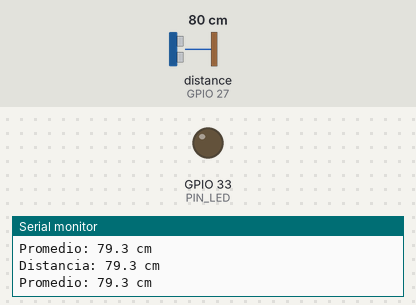
Recording of a sketch running on a simulated ESP32. Shown: output pins drawn as LEDs (lit = HIGH), the last lines printed to the serial monitor. Wiring (inferred from the names in the program): ultrasonic range finder: trigger GPIO 26; echo GPIO 27. The test bench sets the inputs (shaded band); at power-on: distance to the obstacle (sensor on GPIO 27) 80 cm. The echo pulse lasts 58.3 µs per cm; WiFi joins after 1.5 s; servers stay silent unless stated; uploads are accepted with an empty reply; pins used as bus, display or sensor lines are not drawn.

Above: at 6.9 s.
7.0 s: distance to the obstacle (sensor on GPIO 27) set to 7 cm
10.0 s: distance to the obstacle (sensor on GPIO 27) set to 4 cm
At 11.4 s:
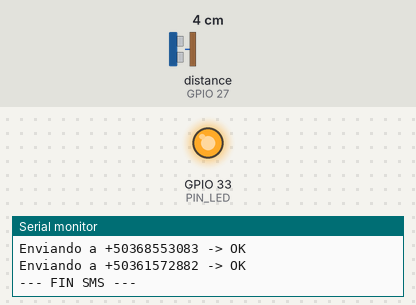
Timing chart, 0 to 13.0 s (numbered marks = the images above; inputs shaded):
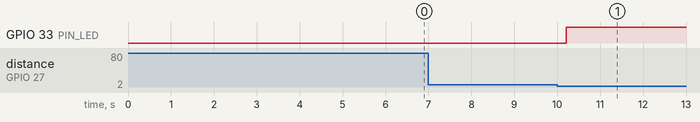

The sketch:

sis_alerta_inundaciones_api.ino
```cpp
#define TINY_GSM_MODEM_SIM800
#include <TinyGsmClient.h>
#include <WiFi.h>
#include <HTTPClient.h>
#include <ArduinoJson.h>

// ======== CONFIG WIFI ========
const char* WIFI_SSID = "GalaxyNote10+4181";
const char* WIFI_PASSWORD = "ismael23@gh22";

// ======== API ========
const char* API_BASE_URL = "http://192.168.60.176:8085/api/alertas/esp32";
const char* API_NUMEROS_URL = "http://192.168.60.176:8085/api/esp32/numeros-sms";

// ======== NÚMEROS DE EMERGENCIA ========
const char* NUMEROS_EMERGENCIA[] = {
  "+50368553083",
  "+50361572882"
};
const int TOTAL_EMERGENCIA = 2;

// Números dinamicos de API
String numerosTelefono[20];
int totalNumeros = 0;

// ======== SIM800 ========
HardwareSerial SerialGSM(1);
TinyGsm modem(SerialGSM);

// ======== PINES ========
#define SIM800_RX 16
#define SIM800_TX 17
#define PIN_TRIG 26
#define PIN_ECHO 27
#define PIN_LED 33

// ======== SENSOR ========
#define DISTANCIA_ALERTA 20
#define DISTANCIA_MAXIMA 400
#define DISTANCIA_MINIMA 2
#define NUMERO_LECTURAS 5
#define LECTURAS_CONSECUTIVAS 3
#define TIMEOUT_SENSOR 30000
#define INTERVALO_LECTURA 500

// ======== INFO DISPOSITIVO ========
const String DISPOSITIVO_ID = "ESP32-SENSOR-001";
const String UBICACION = "Zona Norte - Río Principal";

// ======== VARIABLES ========
float lecturas[NUMERO_LECTURAS];
int indice_lectura = 0;
int contador_alarma = 0;
bool alarma_activa = false;
float ultima_distancia = 0;
float ultimo_promedio = 0;
unsigned long ultima_lectura = 0;

bool wifi_conectado = false;
bool gsm_conectado = false;

/************************************************************
 *  SETUP
 ************************************************************/
void setup() {
  Serial.begin(115200);
  delay(1000);

  pinMode(PIN_TRIG, OUTPUT);
  pinMode(PIN_ECHO, INPUT);
  pinMode(PIN_LED, OUTPUT);
  digitalWrite(PIN_LED, LOW);

  Serial.println("\n=== SISTEMA DE INUNDACIONES INICIADO ===");

  for (int i = 0; i < NUMERO_LECTURAS; i++)
    lecturas[i] = -1;

  inicializarWiFi();
  inicializarModem();

  if (obtenerNumerosDesdeLaAPI()) {
    Serial.println("Números obtenidos desde API:");
    for (int i = 0; i < totalNumeros; i++)
      Serial.println(" - " + numerosTelefono[i]);
  } else {
    Serial.println("No se pudieron obtener números desde API.");
  }

  Serial.println("\nSistema listo.\n");
}

/************************************************************
 *  LOOP
 ************************************************************/
void loop() {
  if (WiFi.status() != WL_CONNECTED && wifi_conectado) {
    wifi_conectado = false;
    Serial.println("WiFi desconectado, reintentando...");
    inicializarWiFi();
  }

  unsigned long t = millis();
  if (t - ultima_lectura >= INTERVALO_LECTURA) {
    ultima_lectura = t;
    float distancia = medirDistancia();

    if (distancia > 0) {
      procesarLectura(distancia);
      ultima_distancia = distancia;
    } else {
      Serial.println("Lectura inválida.");
    }
  }
}

/************************************************************
 *  WIFI
 ************************************************************/
void inicializarWiFi() {
  Serial.print("Conectando a WiFi");
  WiFi.begin(WIFI_SSID, WIFI_PASSWORD);

  int intentos = 0;
  while (WiFi.status() != WL_CONNECTED && intentos < 20) {
    delay(500);
    Serial.print(".");
    intentos++;
  }

  if (WiFi.status() == WL_CONNECTED) {
    wifi_conectado = true;
    Serial.println("\nWiFi conectado!");
  } else {
    Serial.println("\nNo se pudo conectar a WiFi.");
  }
}

/************************************************************
 *  SIM800
 ************************************************************/
void inicializarModem() {
  Serial.println("\n--- Iniciando configuración del módem SIM800 ---");

  SerialGSM.begin(9600, SERIAL_8N1, SIM800_RX, SIM800_TX);
  delay(3000);

  Serial.println("Reiniciando módem...");
  modem.restart();
  String modemInfo = modem.getModemInfo();
  Serial.print("Info del Modem: ");
  Serial.println(modemInfo);

  Serial.print("Esperando red GSM (2G)...");
  if (!modem.waitForNetwork()) {
    Serial.println(" ERROR: No se detectó red GSM.");
    gsm_conectado = false;
    return;
  }
  Serial.println(" Red GSM detectada.");
  gsm_conectado = true;
}

/************************************************************
 *  OBTENER NÚMEROS DESDE API
 ************************************************************/
bool obtenerNumerosDesdeLaAPI() {
  if (!wifi_conectado) return false;

  HTTPClient http;
  http.begin(API_NUMEROS_URL);
  http.addHeader("Content-Type", "application/json");

  int code = http.GET();
  if (code != 200) {
    http.end();
    return false;
  }

  String json = http.getString();
  http.end();

  DynamicJsonDocument doc(2048);
  deserializeJson(doc, json);

  JsonArray arr = doc["numeros"].as<JsonArray>();
  if (arr.isNull()) return false;

  totalNumeros = 0;
  for (JsonVariant v : arr) {
    if (totalNumeros < 20) {
      numerosTelefono[totalNumeros] = v.as<String>();
      totalNumeros++;
    }
  }

  return true;
}

/************************************************************
 *  ENVÍO DE SMS (API + EMERGENCIA)
 ************************************************************/
void enviarSMS(String mensaje) {
  Serial.println("\n--- ENVIANDO SMS ---");

  // 1. Enviar a números API (si los hay)
  if (totalNumeros > 0) {
    Serial.println("Enviando a números de API:");
    for (int i = 0; i < totalNumeros; i++) {
      const char* numero = numerosTelefono[i].c_str();

      Serial.print("Enviando a ");
      Serial.print(numero);

      bool enviado = modem.sendSMS(numero, mensaje);

      if (enviado) {
        Serial.println(" -> OK");
      } else {
        Serial.println(" -> FALLÓ (Saldo o cobertura).");
      }
      delay(500); // Pausa entre envíos
    }
  }

  // 2. Enviar SIEMPRE a números de emergencia
  Serial.println("Enviando a números de EMERGENCIA:");
  for (int i = 0; i < TOTAL_EMERGENCIA; i++) {
    const char* numero = NUMEROS_EMERGENCIA[i];

    Serial.print("Enviando a ");
    Serial.print(numero);

    bool enviado = modem.sendSMS(numero, mensaje);

    if (enviado) {
      Serial.println(" -> OK");
    } else {
      Serial.println(" -> FALLÓ (Saldo o cobertura).");
    }
    delay(500); // Pausa entre envíos
  }

  Serial.println("--- FIN SMS ---\n");
}

/************************************************************
 *  ENVÍO A API (EMAIL)
 ************************************************************/
void enviarDatosAPI(String tipoAlerta, float distancia, String mensaje) {
  if (!wifi_conectado) return;

  HTTPClient http;
  http.begin(API_BASE_URL);
  http.addHeader("Content-Type", "application/json");

  DynamicJsonDocument doc(1024);
  doc["tipo"] = tipoAlerta;
  doc["mensaje"] = mensaje;
  doc["distanciaDetectada"] = distancia;
  doc["ubicacion"] = UBICACION;
  doc["dispositivoId"] = DISPOSITIVO_ID;

  String payload;
  serializeJson(doc, payload);

  int code = http.POST(payload);
  Serial.println("API Response: " + String(code));

  http.end();
}

/************************************************************
 *  SENSOR
 ************************************************************/
float medirDistancia() {
  digitalWrite(PIN_TRIG, LOW);
  delayMicroseconds(2);
  digitalWrite(PIN_TRIG, HIGH);
  delayMicroseconds(10);
  digitalWrite(PIN_TRIG, LOW);

  long duracion = pulseIn(PIN_ECHO, HIGH, TIMEOUT_SENSOR);
  if (duracion == 0) return -1;

  float distancia = duracion * 0.034 / 2;
  if (distancia < DISTANCIA_MINIMA || distancia > DISTANCIA_MAXIMA) return -1;

  return distancia;
}

/************************************************************
 *  PROCESO DE ALERTAS
 ************************************************************/
void procesarLectura(float distancia) {
  Serial.print("Distancia: ");
  Serial.print(distancia, 1);
  Serial.println(" cm");

  lecturas[indice_lectura] = distancia;
  indice_lectura = (indice_lectura + 1) % NUMERO_LECTURAS;

  float promedio = calcularPromedio();
  ultimo_promedio = promedio;

  Serial.print("Promedio: ");
  Serial.print(promedio, 1);
  Serial.println(" cm");

  if (promedio > 0 && promedio <= DISTANCIA_ALERTA) {
    contador_alarma++;

    if (contador_alarma >= LECTURAS_CONSECUTIVAS && !alarma_activa)
      activarAlarma();

  } else {
    if (contador_alarma > 0) contador_alarma--;
    if (contador_alarma == 0 && alarma_activa)
      desactivarAlarma();
  }
}

float calcularPromedio() {
  float suma = 0;
  int validas = 0;

  for (int i = 0; i < NUMERO_LECTURAS; i++) {
    if (lecturas[i] > 0) {
      suma += lecturas[i];
      validas++;
    }
  }
  return validas == 0 ? -1 : suma / validas;
}

/************************************************************
 *  ACTIVAR / DESACTIVAR ALARMA
 ************************************************************/
void activarAlarma() {
  alarma_activa = true;
  digitalWrite(PIN_LED, HIGH);

  Serial.println("\n>>> ALERTA DE INUNDACIÓN <<<");

  String mensaje = "ALERTA ROJA: Nivel critico a " + String(ultima_distancia, 1) + " cm.";
  enviarSMS(mensaje);
  enviarDatosAPI("ALERTA_ROJA", ultima_distancia, mensaje);
}

void desactivarAlarma() {
  alarma_activa = false;
  digitalWrite(PIN_LED, LOW);

  Serial.println("\n>>> SITUACIÓN NORMALIZADA <<<");

  String mensaje = "AVISO: Nivel de agua normalizado.";
  enviarSMS(mensaje);
  enviarDatosAPI("SITUACION_NORMALIZADA", ultima_distancia, mensaje);
}
```

Measured:
- the behaviour switches between 6 and 5 cm on distance to the obstacle (sensor on GPIO 27) (found by bisection; images 0 and 1)
